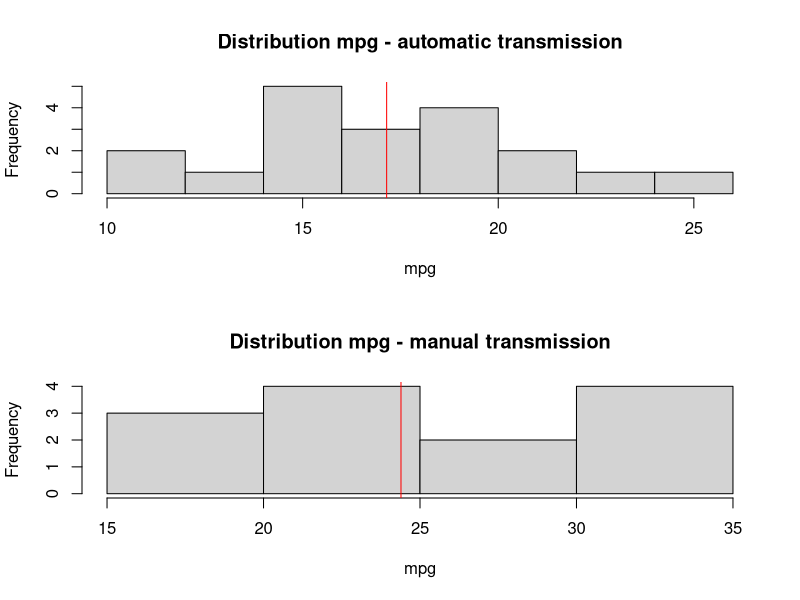
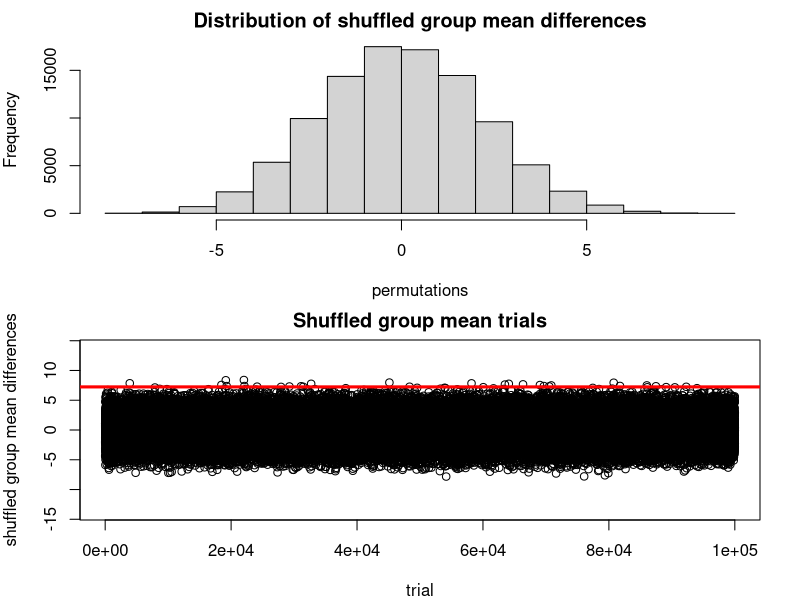
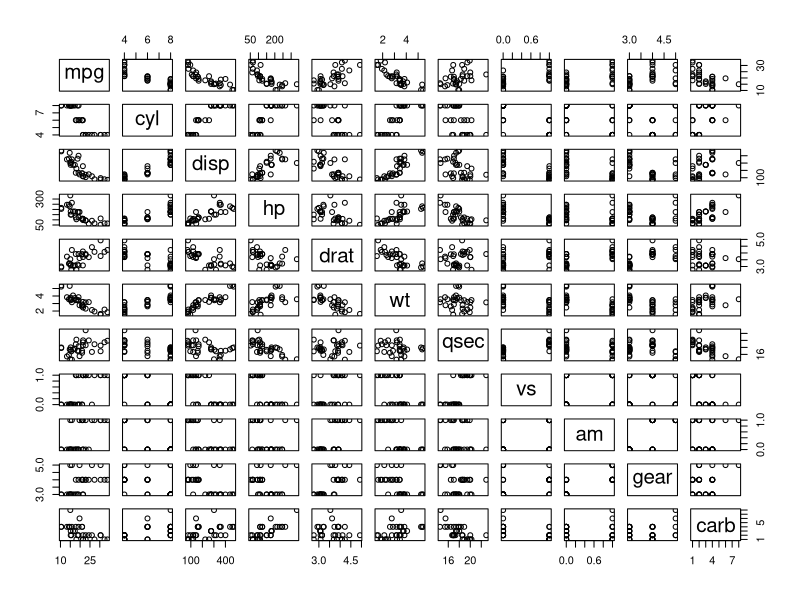
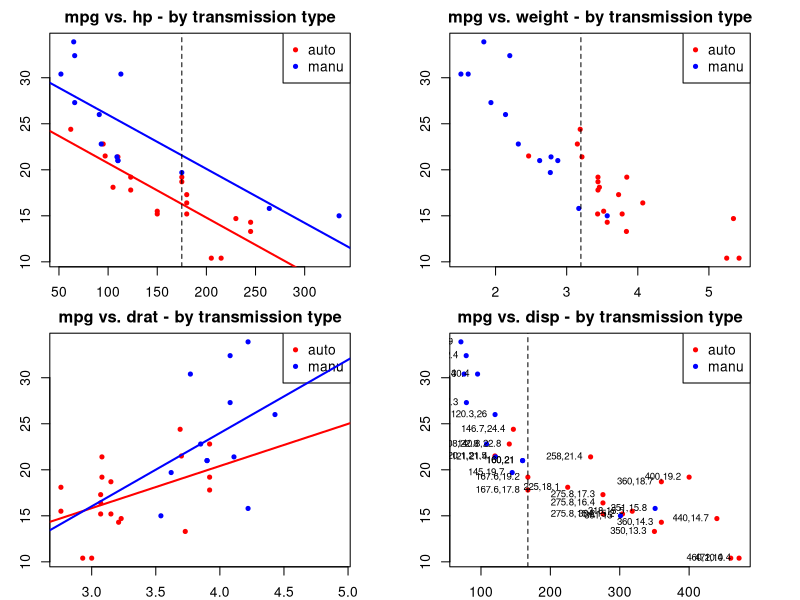
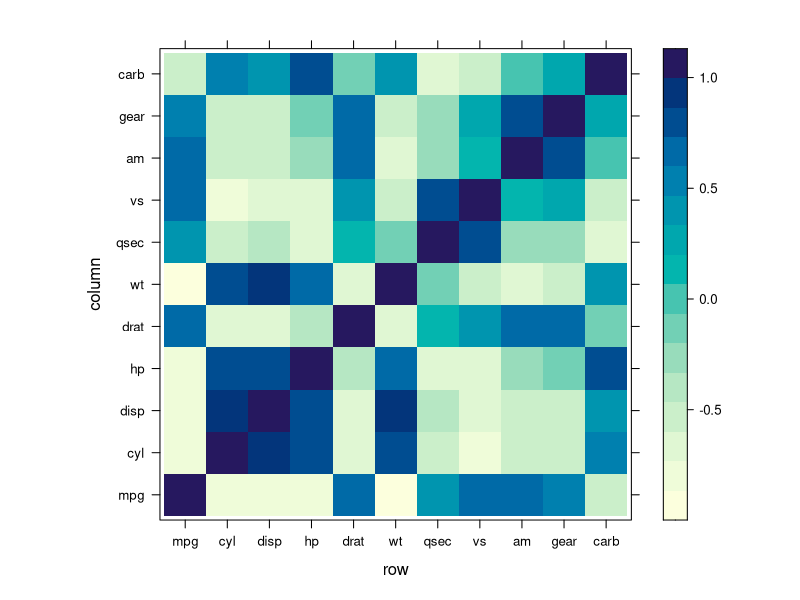
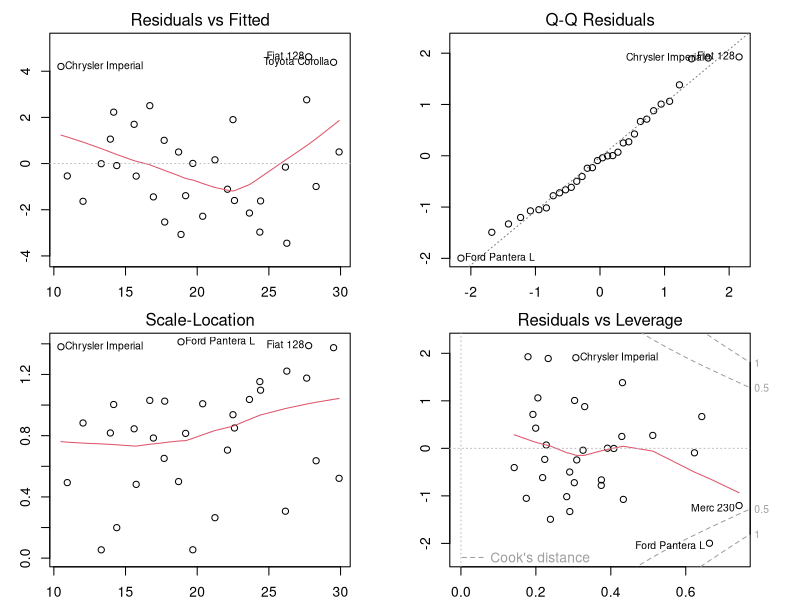
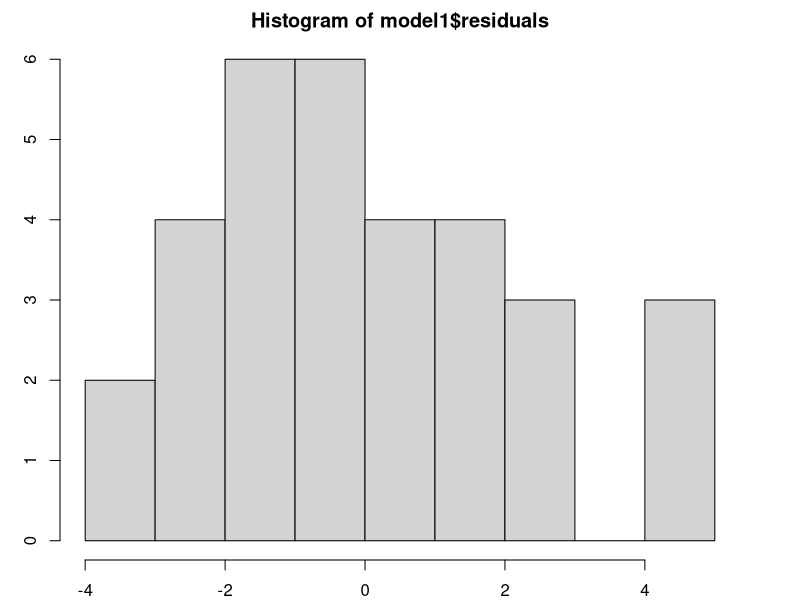

Generate these figures, in order, with R:
## ---- chunk 1
#### generate subset: automatic and manual cars ####
cars_auto = subset(mtcars, am == 0)
cars_manu = subset(mtcars, am == 1)

# dimensions
dim(mtcars)
dim(cars_auto); dim(cars_manu)

# sample means mpg by group
mean(cars_auto$mpg); mean(cars_manu$mpg)
sd(cars_auto$mpg); sd(cars_manu$mpg)

# % increase in mpg based on the sample mean
(mean(cars_manu$mpg) - mean(cars_auto$mpg))/mean(cars_auto$mpg)

#### mpg plots ####
par(mfrow = c(2, 1))
hist(cars_auto$mpg, main = "Distribution mpg - automatic transmission", xlab = "mpg")
abline(v = mean(cars_auto$mpg), col = "red")
hist(cars_manu$mpg, main = "Distribution mpg - manual transmission", xlab = "mpg")
abline(v = mean(cars_manu$mpg), col = "red")
## ---- chunk 2
#### 95% confidence interval for mean difference ####

# Question: is the sample mean difference significant?
t.test(cars_manu$mpg, cars_auto$mpg, paired = F, var.equal = F)
## ---- chunk 3
#### Permutation test ####
# what if I shuffle the am groups and calculate the mean?

# get target variable and group vectors
y = mtcars$mpg
group = mtcars$am
y; group

# baseline group means and difference
baselineMeans = tapply(mtcars$mpg, mtcars$am, mean)
baselineMeansDiff = baselineMeans[2] - baselineMeans[1]

tStat = function(w, g) mean(w[g == 1]) - mean(w[g == 0])
observedDiff = tStat(y, group)

# check if function works - should be 0:
baselineMeansDiff - observedDiff

# execute shuffle:
permutations = sapply(1:100000, function(i) tStat(y, sample(group)))
## ---- chunk 4
# shuffle experiment results plots:
par(mfrow = c(2, 1), mar = c(4, 4, 2, 2))
hist(permutations, main = "Distribution of shuffled group mean differences") # distribution of difference of averages of permuted groups
plot(permutations, type = "b", main = "Shuffled group mean trials", xlab = "trial", ylab = "shuffled group mean differences", ylim = c(-14, 14))
abline(h = observedDiff, col = "red", lwd = 3)
## ---- chunk 5
# there is not even 1 case where by chance I get a difference value greater than the observed!
mean(permutations > observedDiff)
## ---- chunk 6
#### generate subset: automatic and manual cars ####
cars_auto = subset(mtcars, am == 0)
cars_manu = subset(mtcars, am == 1)

#### Visual inspection of all covariates ####
pairs(mtcars)

#### 4 bivariate analysis: hp / wt / drat / disp ####
par(mfrow = c(2, 2), mar = c(2, 3, 2, 3))

# plot1
with(mtcars, plot(hp, mpg, type = "n", main = "mpg vs. hp - by transmission type")) # no data
with(cars_auto, points(hp, mpg, col = "red", pch = 20))
with(cars_manu, points(hp, mpg, col = "blue", pch = 20))
legend("topright", pch = 20, col = c("red", "blue"), legend = c("auto", "manu")) # add legend
model1_auto = lm(mpg ~ hp, data = cars_auto)
model1_manu = lm(mpg ~ hp, data = cars_manu)
abline(model1_auto, col = "red", lwd = 2)
abline(model1_manu, col = "blue", lwd = 2)
abline(v = 175, lty = 2)

# plot2
with(mtcars, plot(wt, mpg, type = "n", main = "mpg vs. weight - by transmission type")) # no data
with(cars_auto, points(wt, mpg, col = "red", pch = 20))
with(cars_manu, points(wt, mpg, col = "blue", pch = 20))
legend("topright", pch = 20, col = c("red", "blue"), legend = c("auto", "manu")) # add legend
abline(v = 3.2, lty = 2)

# plot 3
with(mtcars, plot(drat, mpg, type = "n", main = "mpg vs. drat - by transmission type")) # no data
with(cars_auto, points(drat, mpg, col = "red", pch = 20))
with(cars_manu, points(drat, mpg, col = "blue", pch = 20))
legend("topright", pch = 20, col = c("red", "blue"), legend = c("auto", "manu")) # add legend
model2_auto = lm(mpg ~ drat, data = cars_auto)
model2_manu = lm(mpg ~ drat, data = cars_manu)
abline(model2_auto, col = "red", lwd = 2)
abline(model2_manu, col = "blue", lwd = 2)
abline(v = 175, lty = 2)

# plot 4
with(mtcars, plot(disp, mpg, type = "n", main = "mpg vs. disp - by transmission type")) # no data
with(cars_auto, points(disp, mpg, col = "red", pch = 20))
with(cars_manu, points(disp, mpg, col = "blue", pch = 20))
legend("topright", pch = 20, col = c("red", "blue"), legend = c("auto", "manu")) # add legend
labels = with(mtcars, paste(as.character(disp), as.character(mpg), sep = ",")) # generate point labels
with(mtcars, text(disp, mpg, labels = labels, cex = 0.7, pos = 2))
abline(v = 167.6, lty = 2)
## ---- chunk 7
### analyse covariance matrix for regressor selection:
z <- cor(mtcars)
require(lattice)
levelplot(z)
## ---- chunk 8
#### lm with all variables / no split ####
# prepare data
data = mtcars
data$am = as.factor(data$am)

model1 = lm(mpg ~ ., data = data)

# get results
summary(model1)

# plot residual analysis
par(mfrow = c(2, 2))
plot(model1)
# plot hist
par(mfrow = c(1, 1))
hist(model1$residuals)
# normality test on residuals
shapiro.test(model1$residuals)
## ---- chunk 9
# only am
data = mtcars
data$am = as.factor(data$am)
model2 = lm(mpg ~ am, data = data)

# get results
summary(model2)
